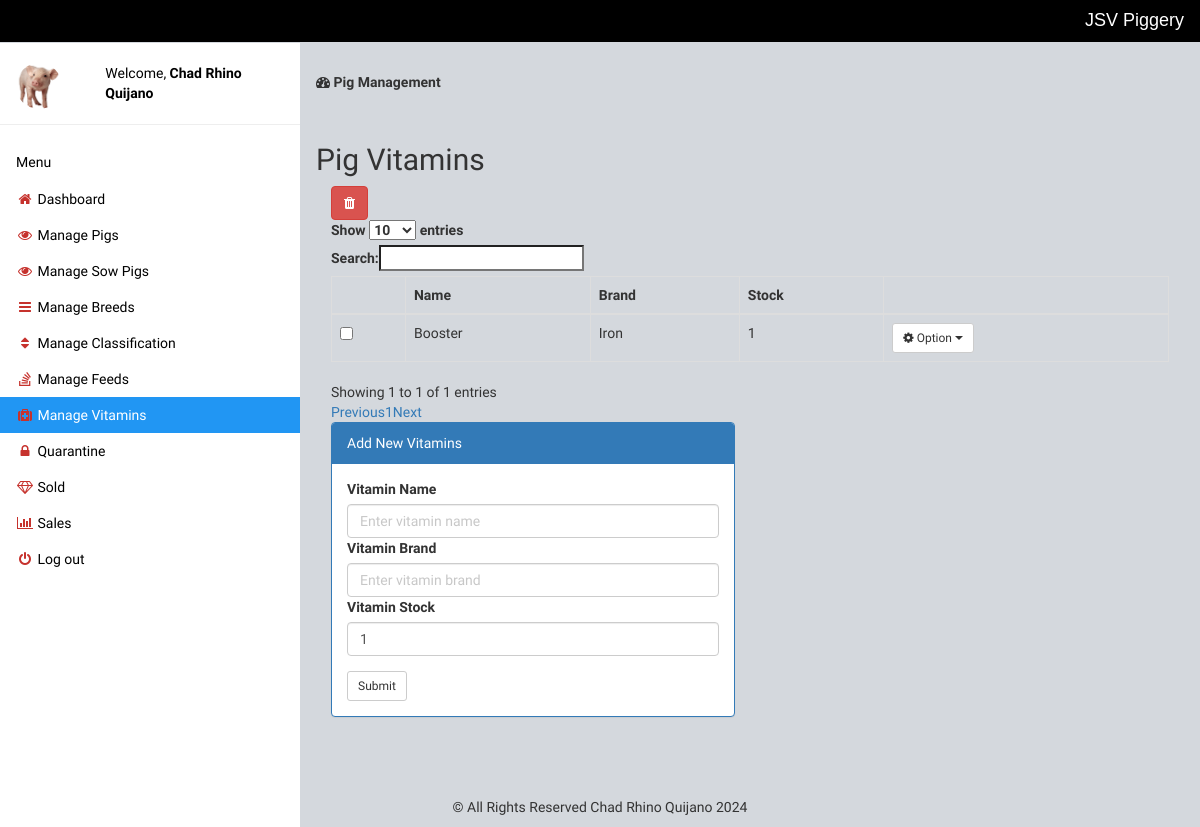
The page /manage-vitamins.php (signed in) on the database its author committed.
### tables this page shows
CREATE TABLE `vitamins` (
  `id` int(50) NOT NULL,
  `name` text NOT NULL,
  `brand` text NOT NULL,
  `stock` int(11) NOT NULL DEFAULT 1
);

### manage-vitamins.php (the view, shortened to what this page needs)
<?php include 'setting/system.php'; ?>
<?php include 'theme/head.php'; ?>
<?php include 'theme/sidebar.php'; ?>
<div class="w3-main" style="margin-left:300px;margin-top:43px;">
	<header class="w3-container" style="padding-top:22px">
		<h5><b><i class="fa fa-dashboard"></i> Pig Management</b></h5>
	</header>
	<div class="w3-container" style="padding-top:22px">
		<div class="w3-row">
			<h2>Pig Vitamins</h2>
			<div class="col-md-12">
				<a title="Check to delete from list" data-toggle="modal" data-target="#_removed" id="delete" class="btn btn-danger"><i class="fa fa-trash"></i>
				</a>
				<form method="post" action="delete-vitamins.php">
					<table class="table table-hover table-bordered" id="table">
						<thead>
							<tr>
								<th></th>
								<th>Name</th>
								<th>Brand</th>
								<th>Stock</th>
								<th></th>
							</tr>
						</thead>
						<tbody>
							<?php
							$get = $db->query("SELECT * FROM vitamins");
							$res = $get->fetchAll(PDO::FETCH_OBJ);
							foreach ($res as $n) { ?>
								<tr>
									<td>
										<input type="checkbox" name="selector[]" value="<?php echo $n->id ?>">
									</td>
									<td> <?php echo $n->name; ?> </td>
									<td> <?php echo $n->brand; ?> </td>
									<td> <?php echo $n->stock; ?> </td>
									<td class="dropdown">
										<button class="btn btn-sm btn-default dropdown-toggle" type="button" data-toggle="dropdown"><i class="fa fa-cog"></i> Option
											<span class="caret"></span></button>
									</td>
								</tr>
							<?php }
							?>
						</tbody>
					</table>
				</form>
			</div>
			<?php
			$title = "Add New Vitamins";
			$name = "";
			$brand = "";
			$stock = null;
			$button_name = "submit";
			?>
			<div class="col-md-6">
				<div class="panel panel-primary">
					<div class="panel-heading"><?= $title ?></div>
					<div class="panel-body">
						<form method="post">
							<div class="form-group">
								<label class="control-label">Vitamin Name</label>
								<input type="text" name="vitamins" class="form-control" placeholder="Enter vitamin name" value="<?= $name ?>">
								<label class="control-label">Vitamin Brand</label>
								<input type="text" name="brand" class="form-control" placeholder="Enter vitamin brand" value="<?= $brand ?>">
								<label class="control-label">Vitamin Stock</label>
								<input type="number" name="stock" class="form-control" value="<?= $stock ?? 1 ?>" min="0" onkeyup="validateMin()">
							</div>
							<button class="btn btn-sm btn-default" type="submit" name="<?= $button_name ?>">Submit</button>
						</form>
					</div>
				</div>
			</div>
		</div>
	</div>
</div>
<?php include 'theme/foot.php'; ?>

### theme/head.php (style rules this page uses)
body { font-family: 'Baumans'; background-color: #d4d8dd; }

### rows shown on the page
vitamins: name "Booster", brand "Iron", stock "1"

### other values the page prints
NAME_X "JSV Piggery"
$_SESSION['name'] "Chad Rhino Quijano"
$title "Add New Vitamins"
